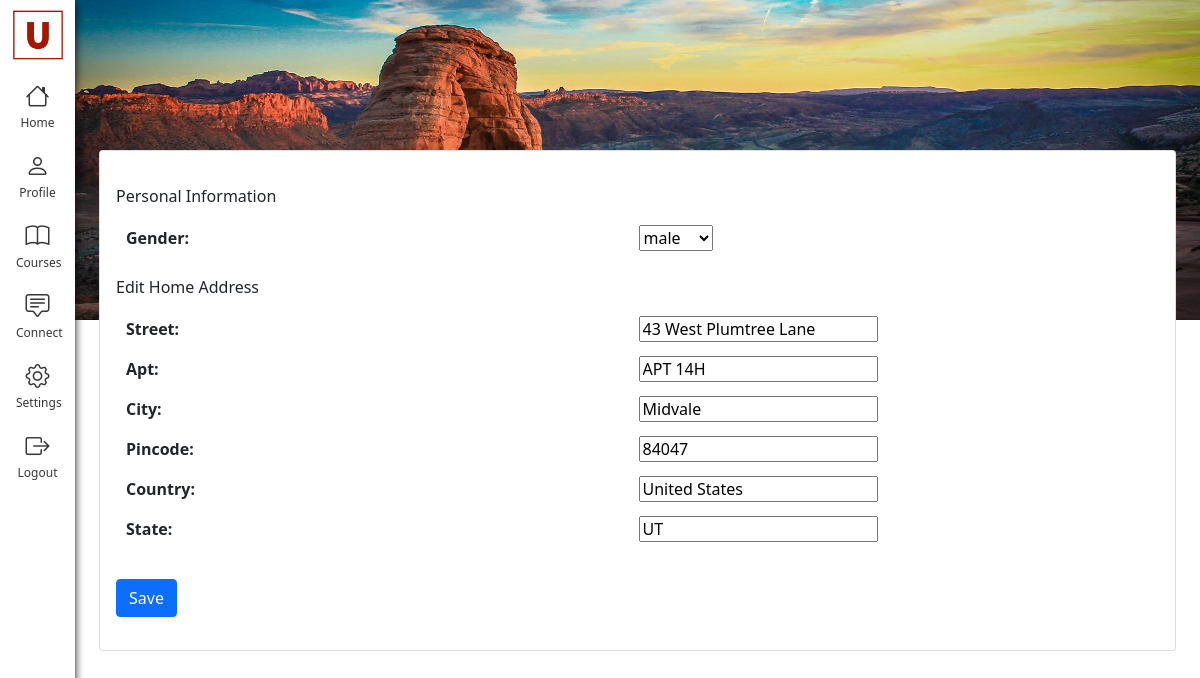
The page /editprofile/troymaster (signed in) on the database its author committed.
### university/models.py (models this page shows, shortened)
class Address(models.Model):
    address_type = models.ForeignKey(AddressType, on_delete=models.CASCADE, related_name="address_of_type")
    street = models.CharField(max_length=128)
    apt = models.CharField(max_length=8)
    city = models.CharField(max_length=64)
    pincode = models.CharField(max_length=10)
    country = models.CharField(max_length=64)
    state = models.CharField(max_length=64)
    def serialize(self):
        return {
            "street": self.street,
            "apt": self.apt,
            "city": self.city,
            "pincode": self.pincode,
            "country": self.country,
            "state": self.state
        }

### university/views.py (the view, shortened to what this page needs)
# urls.py: path('editprofile/<str:username>', views.editprofile, name='editprofile')
@login_required
def editprofile(request, username):
    user = User.objects.get(username = username)
    if user == request.user:
        return render(request, "university/editprofile.html", {
            "formStudent": StudentForm(initial= {"gender": user.student_data.get().gender}),
            "formAddress": StudentAddressForm(initial= user.student_data.get().address_home.serialize())
        })
    else:
        return render(request, "university/index.html")

### university/forms.py
class StudentForm(ModelForm):
    class Meta:
        model = Student
        exclude = ["user", "age", "address_home", "address_current", "designation"]

class StudentAddressForm(ModelForm):
    class Meta:
        model = Address
        exclude = ["address_type"]

### university/models.py (called while the page is built)
    def __str__(self):
        return f"{self.name}"

### university/templates/university/editprofile.html (shortened to what this page needs)
{% extends "university/layout.html" %}
{% load static %}
{% block body %}
<div class="d-flex align-items-center min-vh-100">
    <div class="container edit-profile-form-container">
        <div class="card">
            <div class="card-body">
                <form action="{% url 'editprofile' user.username %}" method="post" enctype="multipart/form-data">
                    <div class="card-title">
                        Personal Information
                    </div>
                    <table>
                        {{ formStudent.as_table }}
                    </table>
                    <div class="card-title">
                        Edit Home Address
                    </div>
                    <table>
                        {{ formAddress.as_table }}
                    </table>
                    <button type="submit" class="btn btn-primary">Save</button>
                </form>
            </div>
        </div>
    </div>
</div>
{% endblock %}

### university/static/university/styles.css (style rules this page uses)
html,body { height: 100%; }
.edit-profile-form-container { display: flex; align-items: center; justify-content: center; }
.edit-profile-form-container .card-title { margin: 17px 0px 10px 0px; }
.edit-profile-form-container form { margin-bottom: 17px; }
.card { width: 100% }
.edit-profile-form-container table { margin-left: auto; margin-right: auto; width: 100%; }
.edit-profile-form-container th { width: 50%; padding: 10px; }
.edit-profile-form-container tr { line-height: 20px; margin: 20px 0px; }
.edit-profile-form-container .btn-primary { margin-top: 30px; }

### rows shown on the page
Address: street "43 West Plumtree Lane", apt "APT 14H", city "Midvale", pincode "84047", country "United States", state "UT"
